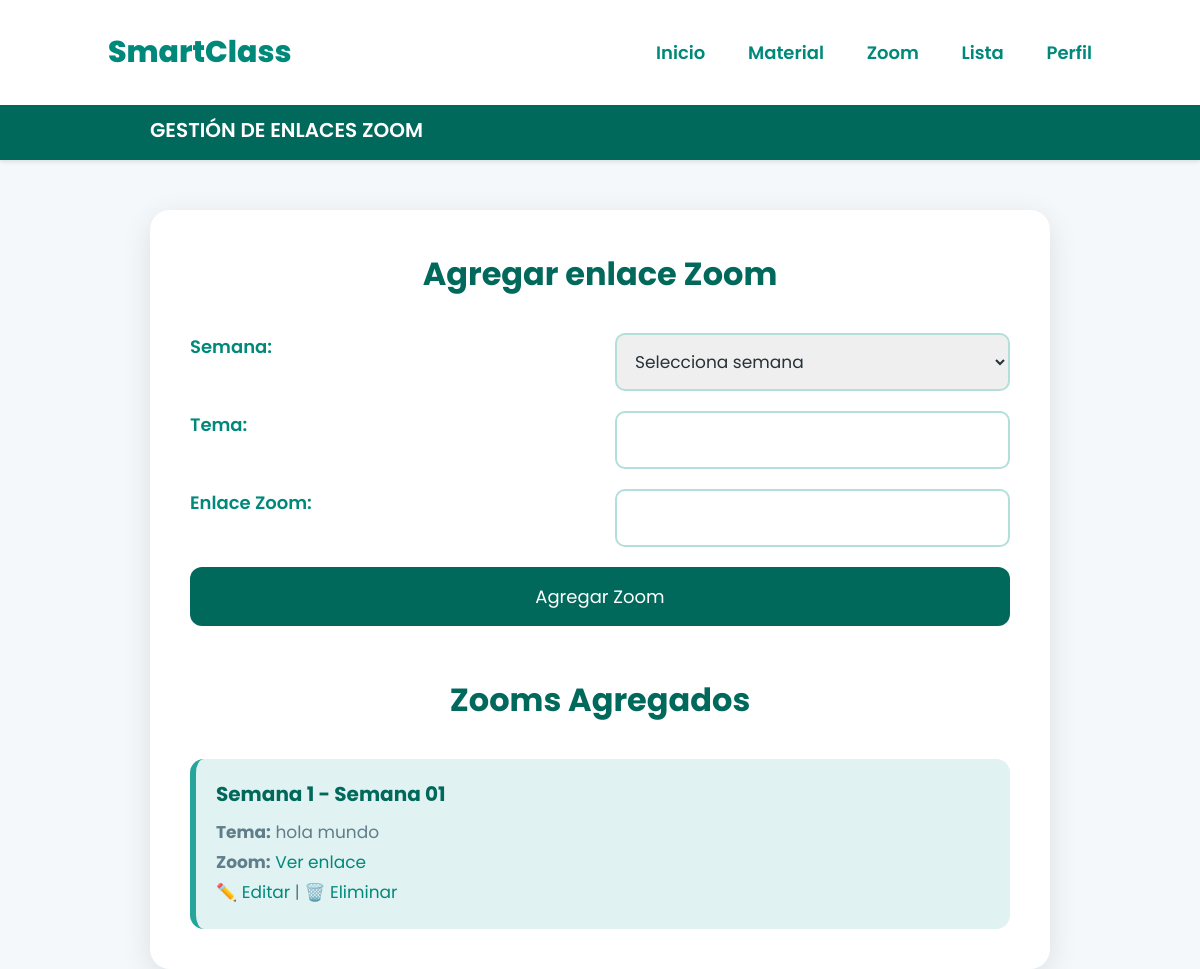
The page /php/Agregar_zoom.php (signed in) on the database its author committed.
### tables this page shows
CREATE TABLE `clase` (
  `id` int NOT NULL,
  `curso_id` int NOT NULL,
  `semana` varchar(100) NOT NULL,
  `tema` varchar(255) NOT NULL,
  `link_zoom` varchar(255) NOT NULL
);

CREATE TABLE `semana` (
  `id` int NOT NULL,
  `curso_id` int DEFAULT NULL,
  `titulo` varchar(100) NOT NULL
);

### php/Agregar_zoom.php (the view, shortened to what this page needs)
<?php
require 'conexion.php';
$profesor_id = $_SESSION['profesor_id'];
$stmt = $pdo->prepare("SELECT * FROM curso WHERE profesor_id = ?");
$stmt->execute([$profesor_id]);
$curso = $stmt->fetch(PDO::FETCH_ASSOC);
$curso_id = $curso['id'];
$editando = false;
$tema = '';
$link_zoom = '';
$stmt = $pdo->prepare("
    SELECT c.*, s.titulo AS semana_titulo
    FROM clase c
    INNER JOIN semana s ON c.semana = s.id
    WHERE c.curso_id = ?
    ORDER BY s.id
");
$stmt->execute([$curso_id]);
$clases = $stmt->fetchAll(PDO::FETCH_ASSOC);
?>
<!DOCTYPE html>
<html lang="es">
<head>
    <link rel="stylesheet" href="../css/Zoom.css">
</head>
<body>
<header class="header">
    <a href="#" class="logo">SmartClass</a>
    <nav class="navbar">
        <a href="../Dashboard.html">Inicio</a>
        <a href="agregar_pdf.php">Material</a>
        <a href="Agregar_zoom.php">Zoom</a>
        <a href="lista_alumnos.php" class="active">Lista</a>
        <a href="Perfil_profesor.php">Perfil</a>
    </nav>
</header>
<div class="dashboard-bar">
    Gestión de enlaces Zoom
</div>
<div class="container">
    <h2><?php echo $editando ? "Editar enlace Zoom" : "Agregar enlace Zoom"; ?></h2>
    <form method="post">
        <label>Semana:</label>
        <select name="semana" required>
            <option value="">Selecciona semana</option>
        </select>
        <label>Tema:</label>
        <input type="text" name="tema" required value="<?php echo htmlspecialchars($tema); ?>">
        <label>Enlace Zoom:</label>
        <input type="url" name="link_zoom" required value="<?php echo htmlspecialchars($link_zoom); ?>">
        <button type="submit"><?php echo $editando ? "Actualizar Zoom" : "Agregar Zoom"; ?></button>
    </form>
    <h2>Zooms Agregados</h2>
    <div class="zoom-cards">
        <?php foreach ($clases as $clase): ?>
            <div class="zoom-card">
                <h4>Semana <?php echo htmlspecialchars($clase['semana']); ?> - <?php echo htmlspecialchars($clase['semana_titulo']); ?></h4>
                <p><strong>Tema:</strong> <?php echo htmlspecialchars($clase['tema']); ?></p>
                <p><strong>Zoom:</strong> <a href="<?php echo htmlspecialchars($clase['link_zoom']); ?>" target="_blank">Ver enlace</a></p>
                <p>
                    <a href="Agregar_zoom.php?editar=<?php echo $clase['id']; ?>">✏️ Editar</a> |
                    <a href="Agregar_zoom.php?eliminar=<?php echo $clase['id']; ?>" onclick="return confirm('¿Eliminar este enlace Zoom?')">🗑️ Eliminar</a>
                </p>
            </div>
        <?php endforeach; ?>
    </div>
</div>
</body>
</html>

### css/zoom.css (style rules this page uses)
* { margin: 0; padding: 0; box-sizing: border-box; text-decoration: none; border: none; outline: none; scroll-behavior: smooth; font-family: 'Poppins', 'sans-serif'; }
html { font-size: 62.5%; }
body { background: #f4f8fb; font-family: "Poppins", sans-serif; color: #000; margin: 0; padding-top: 80px; }
html, body { height: 100%; margin: 0; padding: 0; }
.header { position: fixed; top: 0; left: 0; width: 100%; padding: 3rem 9%; background: #fff; filter: drop-shadow(10px); display: flex; justify-content: space-between; align-items: center; z-index: 100; }
.logo { font-size: 3rem; color: #00897B; font-weight: 800; cursor: pointer; transition: 0.5s ease; }
.navbar a { font-size: 1.8rem; color: #00897B; margin-left: 4rem; font-weight: 600; transition: 0.6s ease; border-bottom: 3px solid transparent; }
.dashboard-bar { margin-top: 100px; background-color: #00695C; color: white; height: 60px; display: flex; align-items: center; justify-content: flex-start; padding-left: 150px; font-size: 2rem; font-weight: 600; text-transform: uppercase; font-family: 'Poppins', sans-serif; box-shadow: 0 2px 4px rgba(0, 0, 0, 0.1); width: 100%; }
.container { max-width: 900px; margin: 50px auto; padding: 40px; background: #ffffff; border-radius: 20px; box-shadow: 0 8px 30px rgba(0, 0, 0, 0.1); }
h2 { text-align: center; font-size: 32px; color: #00695C; margin-bottom: 35px; }
form { display: grid; grid-template-columns: 1fr 1fr; gap: 20px 30px; margin-bottom: 50px; }
form label { font-size: 18px; font-weight: 600; color: #00897B; }
form input[type="text"], form input[type="url"], form select, form input[type="file"] { padding: 14px; font-size: 17px; border-radius: 10px; border: 2px solid #B2DFDB; transition: 0.3s ease-in-out; color: #263238; }
form button { grid-column: span 2; padding: 16px; font-size: 18px; background-color: #00695C; color: white; border: none; border-radius: 12px; cursor: pointer; transition: background-color 0.3s ease-in-out; }
.zoom-cards, .material-cards { display: flex; flex-direction: column; gap: 20px; }
.zoom-card, .material-card { background: #E0F2F1; padding: 20px; border-radius: 14px; border-left: 6px solid #26A69A; transition: transform 0.2s ease-in-out; }
.zoom-card h4, .material-card h4 { font-size: 20px; color: #00695C; margin: 0 0 10px 0; }
.zoom-card p, .material-card p { margin: 4px 0; font-size: 17px; color: #607D8B; }
.zoom-card a, .material-card a { font-size: 17px; color: #00897B; text-decoration: none; word-break: break-word; }

### rows shown on the page
clase: semana "1", semana.titulo "Semana 01", tema "hola mundo"
